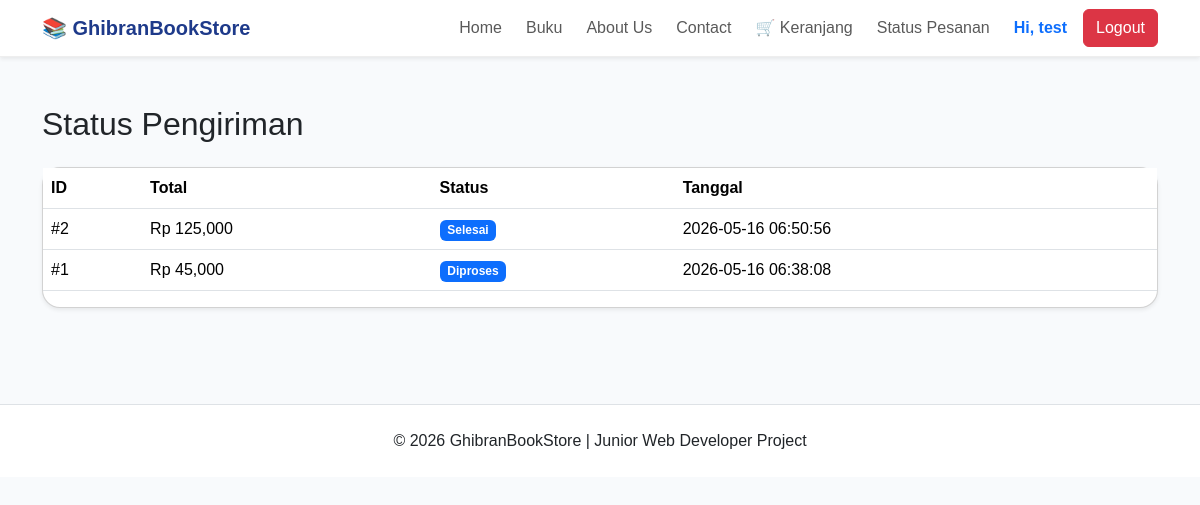
The app's page /status.php (signed in) with its own data.
### tables this page shows
CREATE TABLE `transaksi` (
  `id` int NOT NULL,
  `user_id` int DEFAULT NULL,
  `total` decimal(10,2) DEFAULT NULL,
  `status` varchar(50) DEFAULT 'Diproses',
  `alamat` text,
  `created_at` timestamp NULL DEFAULT CURRENT_TIMESTAMP
);

### status.php (the view, shortened to what this page needs)
<?php
include 'config/database.php';
$user_id =
$_SESSION['user']['id'];
$query =
mysqli_query(
$conn,
"SELECT * FROM transaksi
WHERE user_id=
'$user_id'
ORDER BY id DESC"
);
?>
<?php include 'includes/header.php'; ?>
<?php include 'includes/navbar.php'; ?>
<div class="container py-5">
<h2 class="mb-4">
Status Pengiriman
</h2>
<div class="card shadow-sm">
<table class="table">
<thead>
<tr>
<th>ID</th>
<th>Total</th>
<th>Status</th>
<th>Tanggal</th>
</tr>
</thead>
<tbody>
<?php while($row =
mysqli_fetch_assoc($query)) : ?>
<tr>
<td>
#<?= $row['id'] ?>
</td>
<td>
Rp <?= number_format(
$row['total']
) ?>
</td>
<td>
<span class="badge bg-primary">
<?= $row['status'] ?>
</span>
</td>
<td>
<?= $row['created_at'] ?>
</td>
</tr>
<?php endwhile; ?>
</tbody>
</table>
</div>
</div>
<?php include 'includes/footer.php'; ?>

### assets/css/style.css (style rules this page uses)
body { background: #f8fafc; font-family: Arial, sans-serif; }
.card { border-radius: 18px; }

### records on screen
transaksi: id "2", total "125,000", status "Selesai", created_at "2026-05-16 06:50:56"
transaksi: id "1", total "45,000", status "Diproses", created_at "2026-05-16 06:38:08"

### other values on screen
$_SESSION['user']['fullname'] "test"
